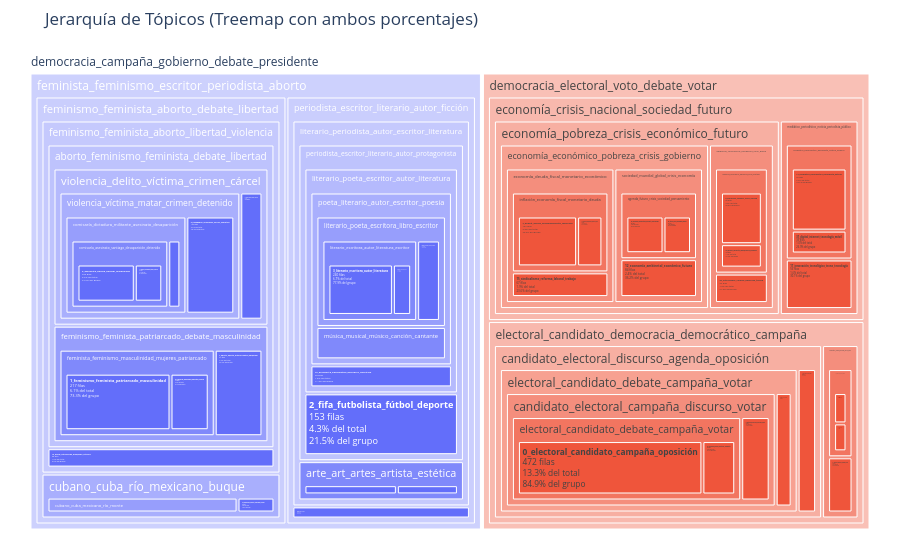

The code cell stored with this chart in its notebook:
### Code cell
import plotly.graph_objects as go

# 1. Sacar info de los tópicos base, volando el -1 (outliers) que rompe la jerarquía
info = topic_model.get_topic_info()
info = info[info['Topic'] != -1]
dic_tamaños = dict(zip(info['Topic'], info['Count']))

# 2. Mapear quién es hijo de quién usando el dataframe de uniones
padre_de = {}
for _, row in hierarchical_topics.iterrows():
    # Convertimos a int y string para evitar que Plotly lea "15.0" y rompa las relaciones
    padre_de[int(row['Child_Left_ID'])] = str(int(row['Parent_ID']))
    padre_de[int(row['Child_Right_ID'])] = str(int(row['Parent_ID']))

# Listas que alimentan el gráfico
ids, labels, parents, values = [], [], [], []

# 3. Cargar las "hojas" del árbol (tus tópicos base originales)
for _, row in info.iterrows():
    t_id = int(row['Topic'])
    ids.append(str(t_id))
    labels.append(row['Name'])
    parents.append(padre_de.get(t_id, "")) # Si no tiene padre, va a la raíz ("")
    values.append(row['Count'])

# 4. Cargar las "ramas" (las agrupaciones que hizo BERTopic)
for _, row in hierarchical_topics.iterrows():
    p_id = int(row['Parent_ID'])
    ids.append(str(p_id))
    labels.append(row['Parent_Name'])
    parents.append(padre_de.get(p_id, ""))
    
    # El tamaño del padre es la sumatoria exacta de todos los tópicos base que arrastra
    suma_filas = sum(dic_tamaños.get(t, 0) for t in row['Topics'])
    values.append(suma_filas)

fig = go.Figure(go.Treemap(
    ids=ids,
    labels=labels,
    parents=parents,
    values=values,
    branchvalues="total", 
    # texttemplate pisa al textinfo y te deja armarlo a medida
    texttemplate=(
        "<b>%{label}</b><br>"
        "%{value} filas<br>"
        "%{percentRoot:.1%} del total<br>"
        "%{percentParent:.1%} del grupo"
    ),
    # Mejoramos también el cuadro negro al pasar el mouse
    hovertemplate=(
        "<b>%{label}</b><br>"
        "Filas: %{value}<br>"
        "Del total general: %{percentRoot:.2%}<br>"
        "De su unión superior: %{percentParent:.2%}"
        "<extra></extra>"
    )
))

fig.update_layout(
    title="Jerarquía de Tópicos (Treemap con ambos porcentajes)",
    margin=dict(t=50, l=25, r=25, b=25)
)

fig.show()
fig.write_html("treemap_topicos.html")

### Figure 1 — Plotly figure (JSON) as saved in the notebook; plotly's stock layout.template omitted (floating-point values rounded to 4 significant figures)
{"data": [{"branchvalues": "total", "hovertemplate": "<b>%{label}</b><br>Filas: %{value}<br>Del total general: %{percentRoot:.2%}<br>De su unión superior: %{percentParent:.2%}<extra></extra>", "ids": ["0", "1", "2", "3", "4", "5", "6", "7", "8", "9", "10", "11", "12", "13", "14", "15", "16", "17", "18", "19", "20", "21", "22", "23", "24", "25", "26", "27", "28", "29", "30", "31", "32", "33", "34", "35", "36", "37", "38", "39", "40", "41", "42", "84", "83", "82", "81", "80", "79", "78", "77", "76", "75", "74", "73", "72", "71", "70", "69", "68", "67", "66", "65", "64", "63", "62", "61", "60", "59", "58", "57", "56", "55", "54", "53", "52", "51", "50", "49", "48", "47", "46", "45", "44", "43"], "labels": ["0_electoral_candidato_campaña_oposición", "1_feminismo_feminista_patriarcado_masculinidad", "2_fifa_futbolista_fútbol_deporte", "3_literario_escritora_autor_literatura", "4_déficit_deuda_endeudamiento_inflación", "5_pedagógico_enseñanza_escolar_educativo", "6_asesinato_policía_policial_maldonado", "7_aborto_abortar_anticonceptivo_embarazo", "8_epidemia_vacunar_virus_vacuna", "9_libertario_presidencial_ideológico_liberal", "10_boliviano_bolivia_electoral_candidato", "11_asesino_testimonio_testigo_víctima", "12_economía_ambiental_económico_futuro", "13_papal_catolicismo_arzobispo_católica", "14_mediático_periodístico_periodista_noticia", "15_sindicalismo_reforma_laboral_trabajo", "16_brasil_brasilero_brasilia_brasileño", "17_innovación_tecnológico_tecno_tecnología", "18_chileno_chile_dictadura_democracia", "19_periodista_periodístico_periódico_narrativo", "20_ríos_río_arroyo_agua", "21_soviética_soviético_vladimir_rusia", "22_música_musical_músico_rapero", "23_justicia_judicial_juzgado_condenar", "24_arte_artes_art_estética", "25_violencia_feminismo_feminista_violento", "26_fotoperiodismo_retratar_retrato_fotógrafo", "27_israel_netanyahu_israelí_palestina", "28_futuro_crisis_pandemia_agenda", "29_ficción_protagonista_personaje_melodrama", "30_sociedad_comunitario_proyecto_comunidad", "31_digital_internet_tecnología_móvil", "32_catástrofe_desastre_tragedia_terremoto", "33_submarino_marino_naufragio_océano", "34_película_personaje_actor_hombre", "35_cubano_cubana_cuba_chile", "36_holocausto_terrorista_siria_europa", "37_astrónomo_ciencia_universo_teoría", "38_bailarín_tango_protagonista_ballet", "39_morir_muerte_moribundo_cadáver", "40_manifestación_feminista_multitud_militante", "41_pobreza_inmobiliario_habitante_pobre", "42_padre_papá_hijo_abuelo", "democracia_campaña_gobierno_debate_presidente", "democracia_electoral_voto_debate_votar", "feminista_feminismo_escritor_periodista_aborto", "feminismo_feminista_aborto_debate_libertad", "electoral_candidato_democracia_democrático_campaña", "periodista_escritor_literario_autor_ficción", "economía_crisis_nacional_sociedad_futuro", "economía_pobreza_crisis_económico_futuro", "feminismo_feminista_aborto_libertad_violencia", "cubano_cuba_río_mexicano_buque", "soviético_rusia_moscú_ruso_irán", "literario_periodista_autor_escritor_literatura", "periodista_escritor_literario_autor_protagonista", "aborto_feminismo_feminista_debate_libertad", "cubano_cuba_mexicano_río_monte", "literario_poeta_escritor_autor_literatura", "candidato_electoral_discurso_agenda_oposición", "israel_netanyahu_israelí_palestina_palestino", "epidemia_coronavirus_pandemia_virus_fiebre", "violencia_delito_víctima_crimen_cárcel", "violencia_víctima_matar_crimen_detenido", "poeta_literario_autor_escritor_poesía", "economía_económico_pobreza_crisis_gobierno", "arte_art_artes_artista_estética", "electoral_candidato_debate_campaña_votar", "feminismo_feminista_patriarcado_debate_masculinidad", "comisaría_dictadura_militante_asesinato_desaparición", "mediático_periodístico_noticia_periodista_público", "arroyo_río_cuenca_paisaje_monte", "economía_deuda_fiscal_monetario_económico", "música_musical_músico_canción_cantante", "literario_poeta_escritora_libro_escritor", "sociedad_mundial_global_crisis_economía", "inflación_economía_fiscal_monetario_deuda", "candidato_electoral_campaña_discurso_votar", "epidemia_coronavirus_pandemia_virus_infectado", "mediático_periodístico_periodista_noticia_público", "agenda_futuro_crisis_sociedad_pensamiento", "literario_escritora_autor_literatura_escritor", "feminista_feminismo_masculinidad_mujeres_patriarcado", "electoral_candidato_debate_campaña_votar", "comisaría_asesinato_santiago_desaparición_detenido"], "parents": ["44", "45", "72", "46", "51", "64", "43", "59", "49", "50", "44", "43", "52", "76", "48", "55", "68", "57", "60", "69", "56", "74", "54", "65", "61", "45", "61", "67", "47", "53", "47", "48", "56", "75", "46", "70", "67", "66", "54", "49", "58", "51", "79", "", "84", "84", "82", "83", "82", "83", "78", "81", "81", "80", "79", "73", "76", "75", "72", "80", "74", "77", "71", "65", "69", "77", "73", "68", "71", "64", "78", "70", "62", "63", "63", "62", "55", "60", "66", "57", "52", "53", "59", "50", "58"], "texttemplate": "<b>%{label}</b><br>%{value} filas<br>%{percentRoot:.1%} del total<br>%{percentParent:.1%} del grupo", "type": "treemap", "values": [472, 217, 153, 240, 152, 132, 200, 91, 86, 69, 84, 96, 84, 58, 95, 67, 41, 56, 37, 63, 49, 30, 63, 57, 53, 79, 35, 23, 63, 74, 85, 35, 29, 20, 68, 25, 25, 35, 49, 39, 37, 65, 25, 3556, 1643, 1913, 1090, 781, 823, 862, 676, 967, 123, 78, 798, 710, 909, 103, 557, 703, 48, 160, 522, 465, 494, 516, 88, 662, 387, 333, 186, 78, 284, 112, 382, 232, 217, 625, 125, 130, 148, 308, 296, 556, 296]}], "layout": {"margin": {"b": 25, "l": 25, "r": 25, "t": 50}, "title": {"text": "Jerarquía de Tópicos (Treemap con ambos porcentajes)"}}}
